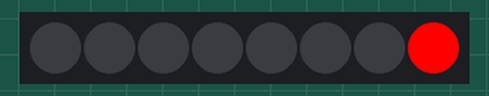
Simulated run of this sketch. Board: Arduino Uno, built with avr-gcc and run on an emulated ATmega328P. Shown: 8 RGB LEDs in strip order, left to right.

Above: at 0.12 s.
At 0.62 s:
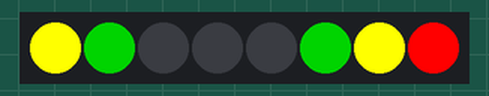
At 1.1 s:
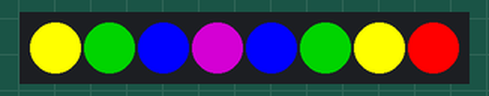
At 2.4 s:
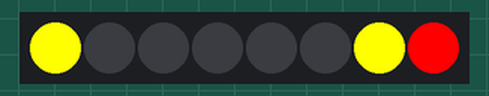
Timing chart, 0 to 40.0 s (numbered marks = the images above):
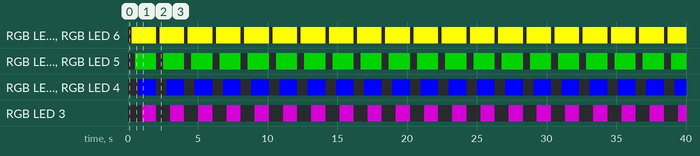

The sketch:

Main.ino
```cpp
#include <FastLED.h>
#define NUM_LEDS 8
#define DATA_PIN 2
CRGB leds[NUM_LEDS];


void setup() {
 FastLED.addLeds<NEOPIXEL, DATA_PIN>(leds, NUM_LEDS);
}
void loop() {
 leds[7] = CRGB::Red;
 FastLED.show();
 delay(250);
 leds[6] = CRGB::Yellow;
 leds[0] = CRGB::Yellow;
 FastLED.show();
 delay(250);
 leds[5] = CRGB::Green;
 leds[1] = CRGB::Green;
 FastLED.show();
 delay(250);
 leds[4] = CRGB::Blue;
 leds[2] = CRGB::Blue;
 FastLED.show();
 delay(250);
 leds[3] = CRGB::Purple;
 FastLED.show();
 delay(1000);
 for(int i = 0; i <NUM_LEDS;i++){
   leds[i] = CRGB::Black;
   FastLED.show();
 }
}
```

Measured:
- by itself, RGB LED 0, RGB LED 6: alternates RGB(255, 255, 0) for 1.8 s and off for 0.25 s
- by itself, RGB LED 1, RGB LED 5: alternates RGB(0, 128, 0) for 1.5 s and off for 0.50 s
- by itself, RGB LED 2, RGB LED 4: alternates RGB(0, 0, 255) for 1.3 s and off for 0.75 s
- by itself, RGB LED 3: alternates RGB(128, 0, 128) for 1.0 s and off for 1.0 s
- what the display in image 2 shows lasts 1.0 s, from 1.0 s to 2.0 s
